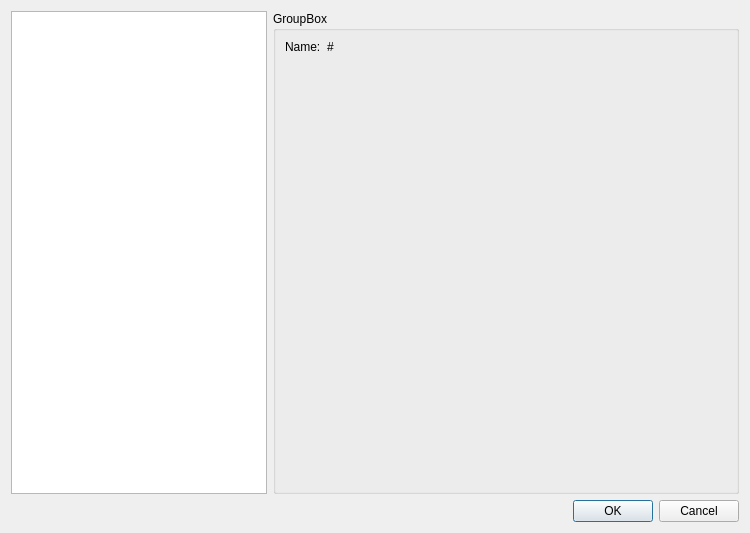
<?xml version="1.0" encoding="UTF-8"?>
<ui version="4.0">
 <class>NewDialog</class>
 <widget class="QDialog" name="NewDialog">
  <property name="geometry">
   <rect>
    <x>0</x>
    <y>0</y>
    <width>750</width>
    <height>533</height>
   </rect>
  </property>
  <property name="windowTitle">
   <string>Dialog</string>
  </property>
  <layout class="QVBoxLayout" name="verticalLayout_2">
   <item>
    <layout class="QHBoxLayout" name="horizontalLayout">
     <item>
      <widget class="QListView" name="listViewFractals">
       <property name="sizePolicy">
        <sizepolicy hsizetype="Preferred" vsizetype="Expanding">
         <horstretch>0</horstretch>
         <verstretch>0</verstretch>
        </sizepolicy>
       </property>
       <property name="editTriggers">
        <set>QAbstractItemView::NoEditTriggers</set>
       </property>
      </widget>
     </item>
     <item>
      <widget class="QGroupBox" name="groupBox">
       <property name="sizePolicy">
        <sizepolicy hsizetype="Expanding" vsizetype="Preferred">
         <horstretch>0</horstretch>
         <verstretch>0</verstretch>
        </sizepolicy>
       </property>
       <property name="title">
        <string>GroupBox</string>
       </property>
       <layout class="QVBoxLayout" name="verticalLayout">
        <item>
         <layout class="QFormLayout" name="formLayout">
          <item row="0" column="0">
           <widget class="QLabel" name="label">
            <property name="text">
             <string>Name:</string>
            </property>
           </widget>
          </item>
          <item row="0" column="1">
           <widget class="QLabel" name="labelName">
            <property name="text">
             <string>#</string>
            </property>
           </widget>
          </item>
         </layout>
        </item>
        <item>
         <spacer name="verticalSpacer">
          <property name="orientation">
           <enum>Qt::Vertical</enum>
          </property>
          <property name="sizeHint" stdset="0">
           <size>
            <width>20</width>
            <height>415</height>
           </size>
          </property>
         </spacer>
        </item>
       </layout>
      </widget>
     </item>
    </layout>
   </item>
   <item>
    <widget class="QDialogButtonBox" name="buttonBox">
     <property name="orientation">
      <enum>Qt::Horizontal</enum>
     </property>
     <property name="standardButtons">
      <set>QDialogButtonBox::Cancel|QDialogButtonBox::Ok</set>
     </property>
    </widget>
   </item>
  </layout>
 </widget>
 <resources/>
 <connections>
  <connection>
   <sender>buttonBox</sender>
   <signal>accepted()</signal>
   <receiver>NewDialog</receiver>
   <slot>accept()</slot>
   <hints>
    <hint type="sourcelabel">
     <x>248</x>
     <y>254</y>
    </hint>
    <hint type="destinationlabel">
     <x>157</x>
     <y>274</y>
    </hint>
   </hints>
  </connection>
  <connection>
   <sender>buttonBox</sender>
   <signal>rejected()</signal>
   <receiver>NewDialog</receiver>
   <slot>reject()</slot>
   <hints>
    <hint type="sourcelabel">
     <x>316</x>
     <y>260</y>
    </hint>
    <hint type="destinationlabel">
     <x>286</x>
     <y>274</y>
    </hint>
   </hints>
  </connection>
 </connections>
</ui>
